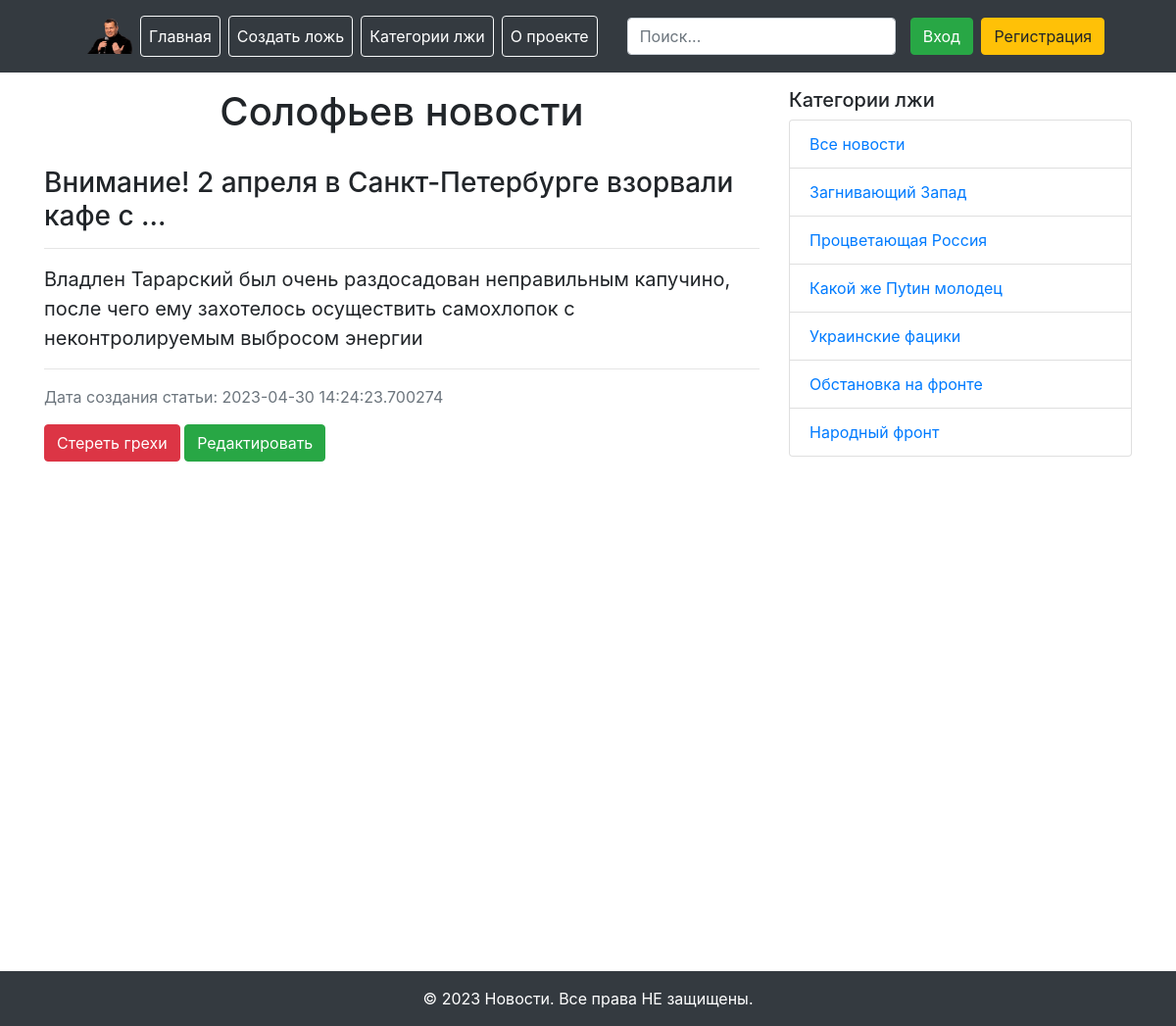
The app's page /news/1 (signed in) with its own data.
### loader.py (models this page shows)
class News(db.Model):
    id = db.Column(db.Integer, primary_key=True)
    title = db.Column(db.String(255), nullable=False)
    text = db.Column(db.Text, nullable=False)
    create_date = db.Column(db.DateTime, default=datetime.utcnow)
    category_id = db.Column(db.Integer, db.ForeignKey('category.id'), nullable=True)
    category = db.relationship('Category', back_populates='news')

### main.py (the view)
@app.route('/news/<int:news_id>')
@login_required
def news_detail(news_id):
    news = News.query.get(news_id)
    return render_template('news_detail.html', news=news)

### loader.py (called while the page is built)
@manager.user_loader
def load_user(user_id):
    return User.query.get(user_id)

### templates/news_detail.html (shortened to what this page needs)
{% extends "base.html" %}
{% block content %}
    <h1 class="text-center">Солофьев новости</h1> <br>
    <h3>{{ news.title }}</h3>
    <hr>
    <p style="font-size: 20px">{{ news.text }}</p>
    <hr>
    <p class="text-secondary">Дата создания статьи: {{ news.create_date }}</p>
    <a href="/news/{{ news.id }}/delete" class="btn btn-danger"> Стереть грехи </a>
    <a href="/news/{{ news.id }}/edit" class="btn btn-success"> Редактировать </a>
    <br><br><br><br><br><br><br><br><br><br><br><br><br><br><br><br><br><br><br><br><br><br>
{% endblock %}

### records on screen
News: title "Внимание! 2 апреля в Санкт-Петербурге взорвали кафе с ...", text "Владлен Тарарский был очень раздосадован неправильным капучино, после чего ему захотелось осуществить самохлопок с неконтролируемым выбросом энергии", create_date "2023-04-30 14:24:23.700274"
